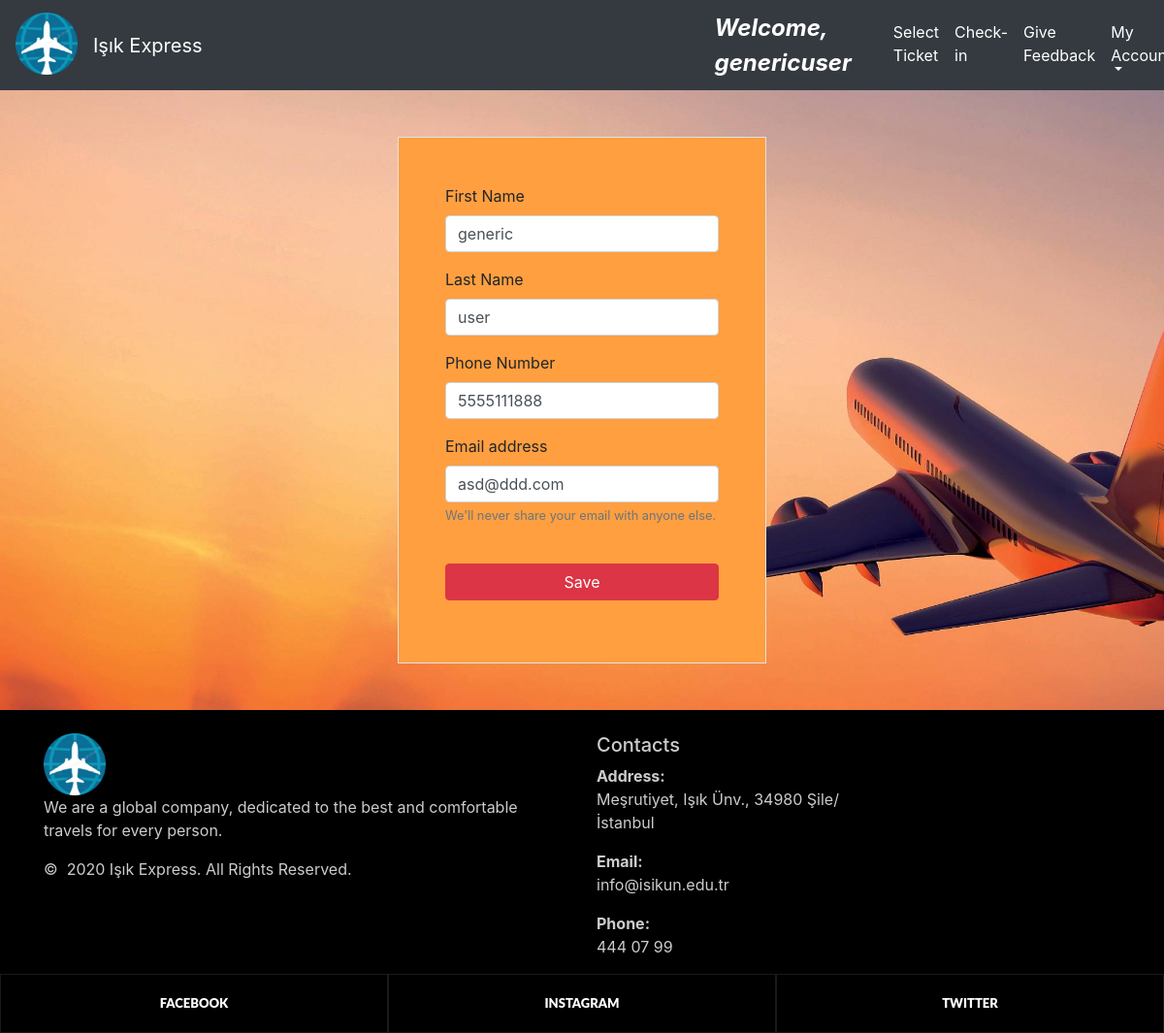
/changeEmail/ (signed in), run on an earlier commit of the app's database.
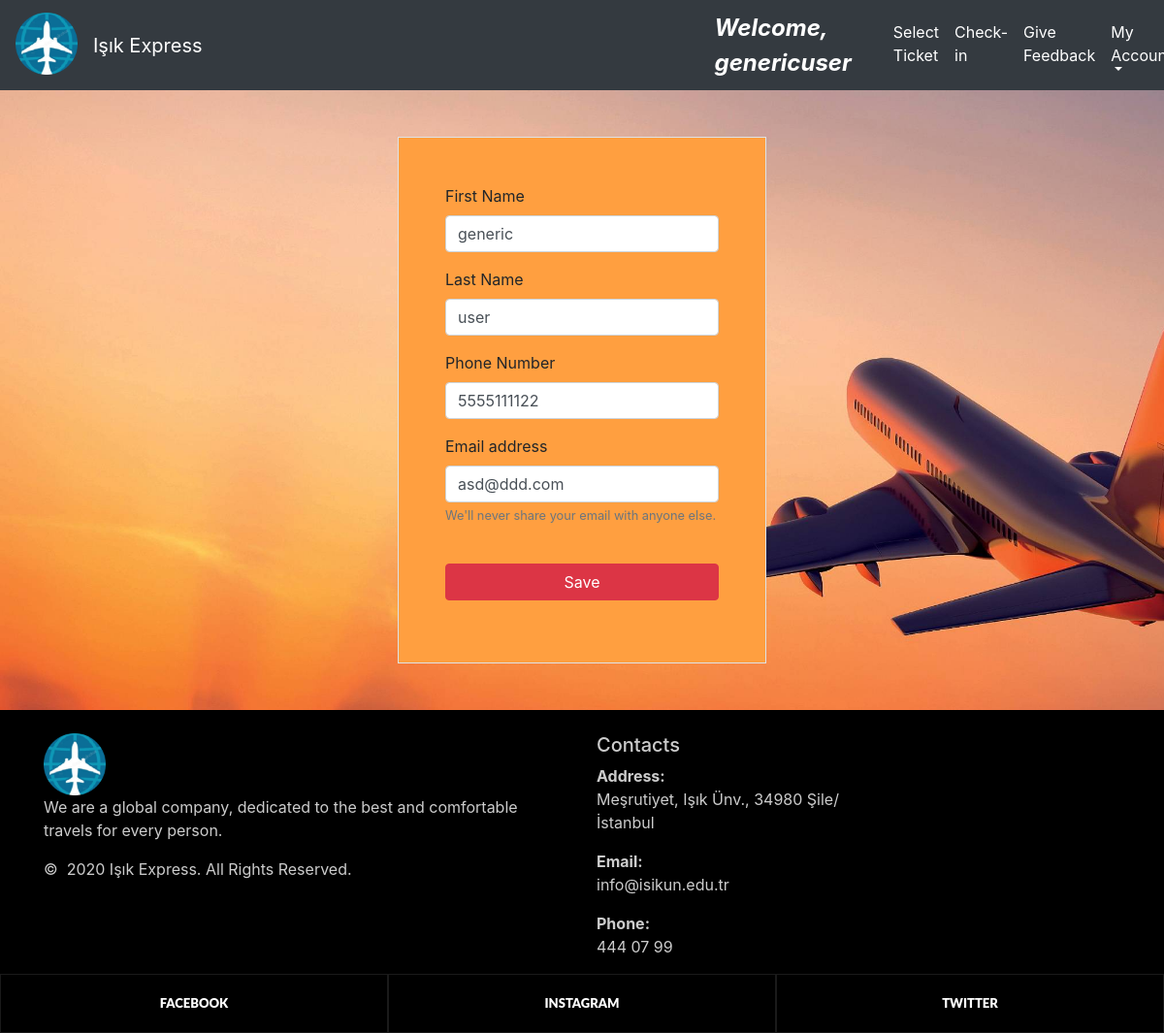
And on a later commit of the database.
### home/models.py (models this page shows, shortened)
class RegisteredUser(models.Model):
    user= models.OneToOneField(User,null=True,on_delete=models.CASCADE)   ## realation with django's user
    first_name = models.CharField(max_length=255,null=True)
    last_name = models.CharField(max_length=255, null=True)
    phone = models.CharField(max_length=11, null=True)
    email = models.EmailField(max_length=254)
    date_created = models.DateField(auto_now_add=True,null=True)
    my_points = models.DecimalField(max_digits=10, decimal_places=2, null=True)

### home/views.py (the view)
# urls.py: path('changeEmail/', views.changeEmail, name="changeEmail"),
@login_required
def changeEmail(request):
    registereduser = request.user.registereduser
    form = ChangeEmailForm(instance=registereduser)
    if request.method =='POST':
        form = ChangeEmailForm(request.POST,instance=registereduser)
        if form.is_valid():
            form.save()
            return redirect('/homepage')
    context = {'form':form}
    return render(request, 'home/changeEmail.html', context)

### home/forms.py
class ChangeEmailForm(ModelForm):
   class Meta:
      model=RegisteredUser
      fields = ['first_name','last_name','email','phone']
      widgets = {     # django formları için css style
         'first_name': forms.TextInput(attrs={'class': 'form-control'}),
         'last_name': forms.TextInput(attrs={'class': 'form-control'}),
         'phone': forms.TextInput(attrs={'class': 'form-control'}),
         'email': forms.TextInput(attrs={'class': 'form-control'}),
      }

### home/templates/home/changeEmail.html (shortened to what this page needs)
{% extends 'home/main.html' %}
{% load static %}
{% block content %}
<head>
    <link rel="stylesheet" href="https://stackpath.bootstrapcdn.com/bootstrap/4.1.3/css/bootstrap.min.css"
>
</head>
<body class="first-info">
<div class="row">
    <div class="col-sm-4"></div>
    <div class="col-sm-4">
        <div class="container border p-5 my-5"  style="background-color:#ff9f40" >
            <form method="POST">
                <div class="form-group">
                    <label>First Name</label>
                    <div>{{form.first_name}}</div>
                </div>
                <div class="form-group">
                    <label>Last Name</label>
                    <div>{{form.last_name}}</div>
                </div>
                <div class="form-group">
                    <label>Phone Number</label>
                    <div>{{form.phone}}</div>
                </div>
                <div class="form-group">
                    <label>Email address</label>
                    <div>{{form.email}}</div>
                    <small id="emailHelp" class="form-text text-muted">We'll never share your email with anyone else.</small>
                </div>
                <button type="submit" class="btn btn-danger btn-block">Save</button>
            </form>
        </div>
    </div>
    <div class="col-sm-4"></div>
</div>
</body>
{% endblock %}

What changed in the data, as far as the page shows it:
changed RegisteredUser "generic": phone "5555111888" → "5555111122"
